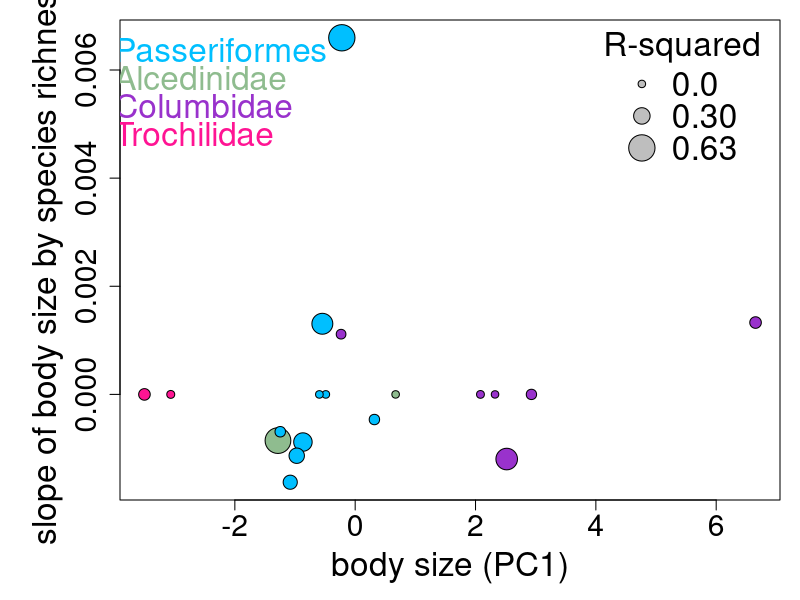
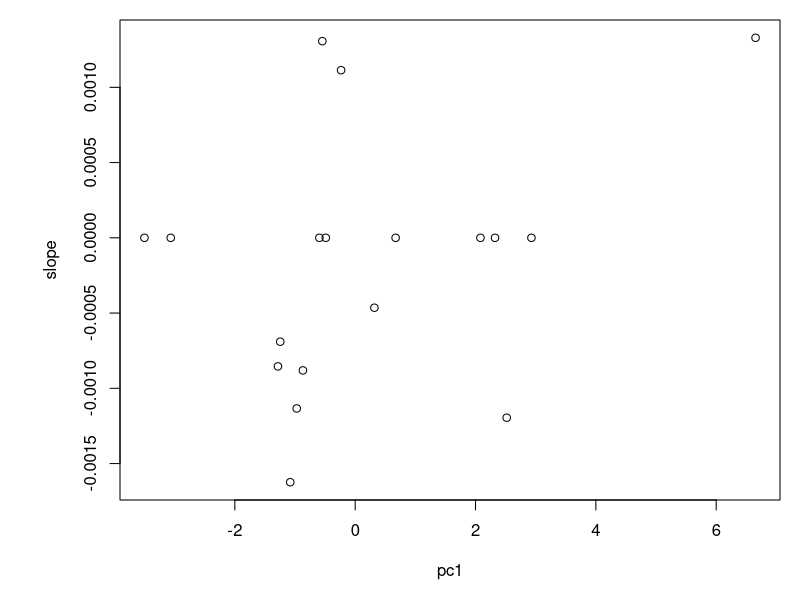
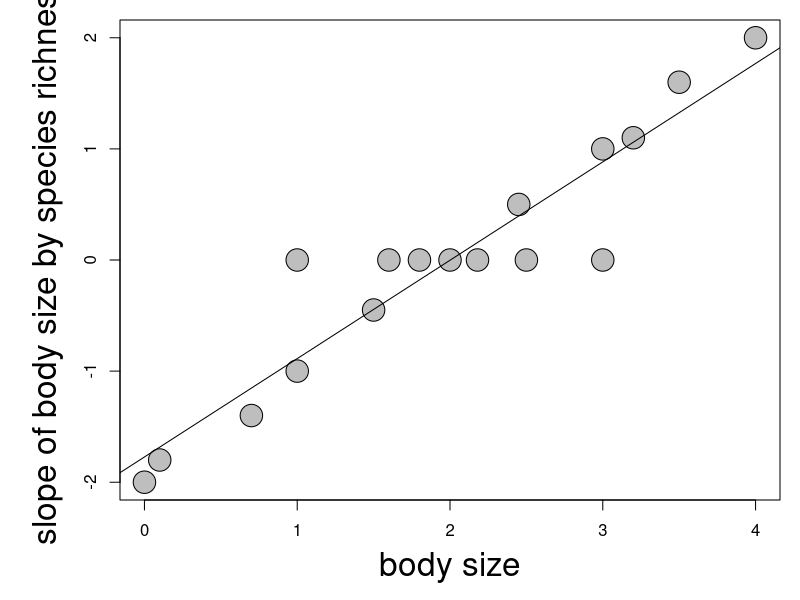
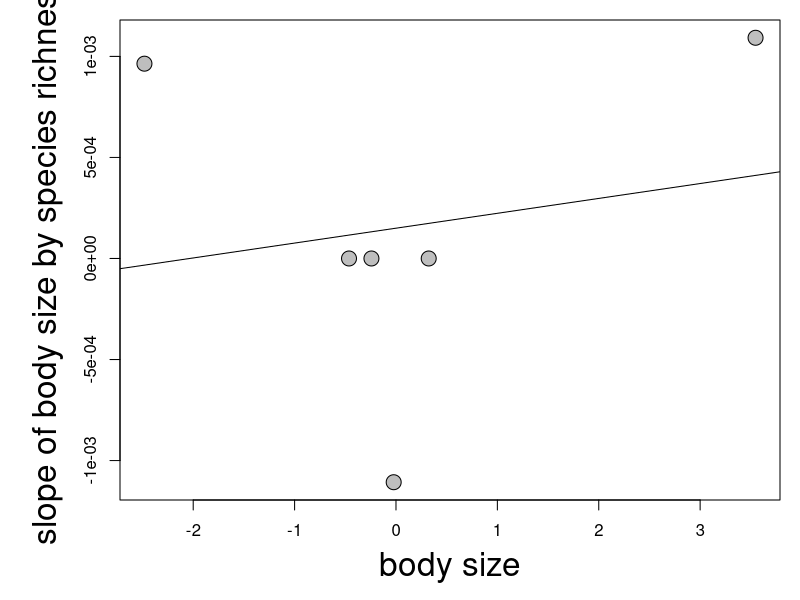

Generate these figures, in order, with R:
# Testing the island rule

setwd("~/Dropbox/Island-bird-morphology/islands")
data <- read.csv('skeletal_data.csv', header = T)
summary(data)
str(data)
require(plyr)

# first reduce dataset to only specimens without missing measurements of key skeletal elements
# remove non-island populations
# remove populations for which landbird species richness is unknown
sub.data <- subset(data, keel.length != 'NA' & coracoid != 'NA' & femur != 'NA' & humerus != 'NA' & tarsometatarsus != 'NA' 
                   & island !='NA' & island != 'continent' & island != 'Australia' & landbird.spp.richness != 'NA') 
summary(sub.data)
sub.data <- droplevels(sub.data)

# PCA across all taxa to correct for body size
pca.data <- sub.data[, c('coracoid', 'femur', 'humerus', 'tarsometatarsus')]
pca <- prcomp(pca.data, scale = T)
summary(pca)
pca
sub.data$pc1 <- pca$x[, 1]*-1

### automate extracting coefficients from linear models for each genus with >=10 samples & >3 island populations
## first, remove genera with <10 samples
# get count of how many samples per genus
genus.sample <- as.data.frame(table(sub.data$genus))
# create vector of genera with <10 samples
few.samples <- subset(genus.sample, Freq < 10)$Var1
few.samples
# remove genera with <10 samples from dataset
dataset <- subset(sub.data, !(genus %in% few.samples))
summary(dataset)
summary(dataset$genus)
dataset <- droplevels(dataset)

## remove genera with <= 3 island populations 
# get count of island populations per species
populations <- ddply(dataset, c('family', 'genus', 'species', 'island'),
                     function(x){
                       c(nsample = nrow(x))
                     })
summary(populations$genus) # gives number of island populations represented by each genus
# create vector of genera with <= 3 island populations
few.island.samples <- subset(as.data.frame(table(populations$genus)), Freq <= 3)$Var1
few.island.samples
# remove genera with <= 3 islands represented from dataset
dataset <- subset(dataset, !(genus %in% few.island.samples))
summary(dataset)
dataset <- droplevels(dataset)

## analyzing all data together
# testing how to extract just the slope from a simple linear model of pc1 by species richness
lm(pc1 ~ landbird.spp.richness, data = dataset)$coefficients[2] # this appears to work

slopes.bodysize <- ddply(dataset, c('family', 'genus'),
                         function(x){
                           c(pc1 = mean(x$pc1),
                             slope = lm(x$pc1 ~ x$landbird.spp.richness)$coefficients[2],
                             pvalue = anova(lm(x$pc1 ~ x$landbird.spp.richness))$'Pr(>F)'[1],
                             rsq = summary(lm(x$pc1 ~ x$landbird.spp.richness))$r.squared,
                             nsample = nrow(x))
                         })
summary(slopes.bodysize)
str(slopes.bodysize)
head(slopes.bodysize)
colnames(slopes.bodysize)
#the name for the slope column is weird. changing it
colnames(slopes.bodysize) <- c('family', 'genus', 'pc1', 'slope', 'pvalue', 'rsq', 'nsample')
summary(slopes.bodysize)

# test that it did what I think it did
duc <- subset(dataset, genus == 'Ducula')
duc.slope <- lm(pc1 ~ landbird.spp.richness, data = duc)$coefficients[2]
duc.pc1mean <- mean(duc$pc1)
duc.p <- anova(lm(duc$pc1 ~ duc$landbird.spp.richness))$'Pr(>F)'[1]
duc.rsq <- summary(lm(duc$pc1 ~ duc$landbird.spp.richness))$r.squared
duc.slope # slope matches
duc.pc1mean # pc1 mean matches
duc.p
duc.rsq

# assign slope = 0 for any relationships that aren't statistically significant at p<0.05. 
slopes <- slopes.bodysize
slopes$slope <- ifelse(slopes$pvalue > 0.05, 0.00000, slopes$slope)
head(slopes)

## plot relationship
# color code by taxon
slopes$bg <- ifelse(slopes$family == 'Alcedinidae', 'darkseagreen', 'deepskyblue')
slopes$bg <- ifelse(slopes$family == 'Columbidae', 'darkorchid', slopes$bg)
slopes$bg <- ifelse(slopes$family == 'Trochilidae', 'deeppink', slopes$bg)
par(mar = c(5, 6, 1, 1))
plot(slope ~ pc1, data = slopes, cex = (rsq*4)+1, cex.lab = 2, cex.axis = 1.8, pch = 21, bg = slopes$bg,
     xlab = 'body size (PC1)', ylab = 'slope of body size by species richness')
legend(x = 4, y = 0.007, legend = c('0.0', '0.30', round(max(slopes$rsq), 2)), 
       pch = 21, pt.bg = 'gray', title = 'R-squared', cex = 2,
       y.intersp = 0.8, bty = 'n', 
       pt.cex = c(1, 0.3*4+1, max(slopes$rsq)*4+1))
legend(x = -5, y = 0.007, legend = c('Passeriformes', 'Alcedinidae', 'Columbidae', 'Trochilidae'), 
       text.col = c('deepskyblue', 'darkseagreen', 'darkorchid', 'deeppink'),
       bty = 'n', xjust = 0, cex = 2, y.intersp = 0.7)
# linear model of slope of body size by speces richness and body size
summary(lm(slope ~ pc1, data = slopes))
# is the lack of relationship driven by the outlier genus Loxigilla?
s <- subset(slopes, genus != 'Loxigilla')
plot(slope ~ pc1, data = s)
summary(lm(slope ~ pc1, data = s))
# no, even when the outlier is removed there is not a significant relationship 
# between slope of body size by island richness and body size

# figure of expected relationship if our data followed the island rule
# small-bodied species should get larger on smaller islands (have negative slope)
# large-bodied species should get smaller on smaller islands (have positive slope)

x <- c(0, 0.1, 0.7, 1, 1, 1.5, 1.6, 1.8, 2, 2.18, 2.45, 2.5, 3, 3, 3.2, 3.5, 4.00)
y <- c(-2, -1.8, -1.4, -1, 0, -0.45, 0, 0, 0, 0, 0.5, 0, 0, 1, 1.1, 1.6, 2)
plot(y ~ x, pch = 21, bg = 'gray', cex = 3, cex.lab = 2, 
     xlab = 'body size', ylab = 'slope of body size by species richness')
abline(lm(y ~ x))

## test the island rule in specific taxa
doves <- subset(dataset, family == 'Columbidae')
summary(doves)
# pca of just the doves
dove.pca.data <- doves[, c('coracoid', 'femur', 'humerus', 'tarsometatarsus')]
dove.pca <- prcomp(dove.pca.data, scale = T)
summary(dove.pca)
dove.pca
doves$dove.pc1 <- dove.pca$x[, 1]
# calculate slopes for each genus of columbids
doves.slopes <- ddply(doves, c('family', 'genus'),
                         function(x){
                           c(dove.pc1 = mean(x$dove.pc1),
                             slope = lm(x$dove.pc1 ~ x$landbird.spp.richness)$coefficients[2],
                             pvalue = anova(lm(x$pc1 ~ x$landbird.spp.richness))$'Pr(>F)'[1],
                             nsample = nrow(x))
                         })
doves.slopes
colnames(doves.slopes) <- c('family', 'genus', 'dove.pc1', 'slope', 'pvalue', 'nsample')
# assign slope = 0 for any relationships that aren't statistically significant at p<0.05. 
doves.slopes$slope <- ifelse(doves.slopes$pvalue > 0.05, 0.00000, doves.slopes$slope)
head(doves.slopes)
# analyze just the columbids for evidence of the island rule
summary(lm(slope ~ dove.pc1, data = doves.slopes))
plot(slope ~ dove.pc1, data = doves.slopes, cex = 2, cex.lab = 2, pch = 21, bg = 'gray',
     xlab = 'body size', ylab = 'slope of body size by species richness')
abline(lm(slope ~ dove.pc1, data = doves.slopes))
